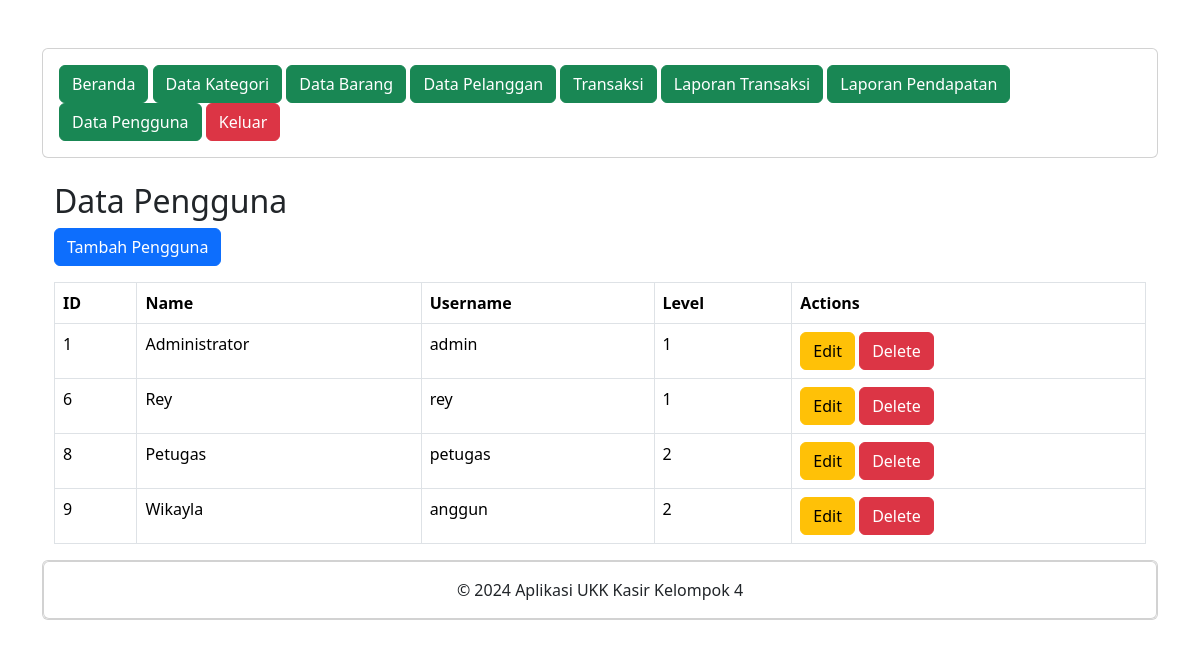
/view/user_management.php (signed in), run on the app's committed database.
### tables this page shows
CREATE TABLE `petugas` (
  `id_petugas` int(11) NOT NULL,
  `nama_petugas` varchar(255) NOT NULL,
  `username` text NOT NULL,
  `password` text NOT NULL,
  `level` int(11) NOT NULL
);

### logic/functions.php (called while the page is built, shortened)
<?php
function ambilDataPetugas($mysqli, $id_petugas = null)
{
    if ($id_petugas) {
        $stmt = $mysqli->prepare("SELECT * FROM petugas WHERE id_petugas = ?");
        $stmt->bind_param("i", $id_petugas);
        $stmt->execute();
        $result = $stmt->get_result();
        if ($result->num_rows === 0) {
            throw new Exception("Petugas tidak ditemukan.");
        }
        return $result->fetch_assoc();
    } else {
        $query = "SELECT * FROM petugas";
        $result = $mysqli->query($query);
        return $result->fetch_all(MYSQLI_ASSOC);
    }
}

### view/user_management.php (the view, shortened to what this page needs)
<?php
include "header.php";
include "navbar.php";
include "../koneksi.php";
include "../logic/functions.php";
try {
    $result = ambilDataPetugas($mysqli);
} catch (Exception $e) {
    echo "<div class='alert alert-danger' role='alert'>" . $e->getMessage() . "</div>";
    exit;
}
?>
<div class="container mt-4">
    <h2>Data Pengguna</h2>
    <a href="add_user.php" class="btn btn-primary mb-3">Tambah Pengguna</a>
    <table class="table table-bordered">
        <thead>
            <tr>
                <th>ID</th>
                <th>Name</th>
                <th>Username</th>
                <th>Level</th>
                <th>Actions</th>
            </tr>
        </thead>
        <tbody>
            <?php foreach ($result as $user): ?>
                <tr>
                    <td><?php echo $user['id_petugas']; ?></td>
                    <td><?php echo $user['nama_petugas']; ?></td>
                    <td><?php echo $user['username']; ?></td>
                    <td><?php echo $user['level']; ?></td>
                    <td>
                        <a href="edit_user.php?id=<?php echo $user['id_petugas']; ?>" class="btn btn-warning">Edit</a>
                        <a href="delete_user.php?id=<?php echo $user['id_petugas']; ?>" class="btn btn-danger" onclick="return confirm('Are you sure you want to delete this user?');">Delete</a>
                    </td>
                </tr>
            <?php endforeach; ?>
        </tbody>
    </table>
</div>
<?php
include "footer.php";
?>

### data on the page
petugas: id_petugas "1", nama_petugas "Administrator", username "admin", level "1"
petugas: id_petugas "6", nama_petugas "Rey", username "rey", level "1"
petugas: id_petugas "8", nama_petugas "Petugas", username "petugas", level "2"
petugas: id_petugas "9", nama_petugas "Wikayla", username "anggun", level "2"
